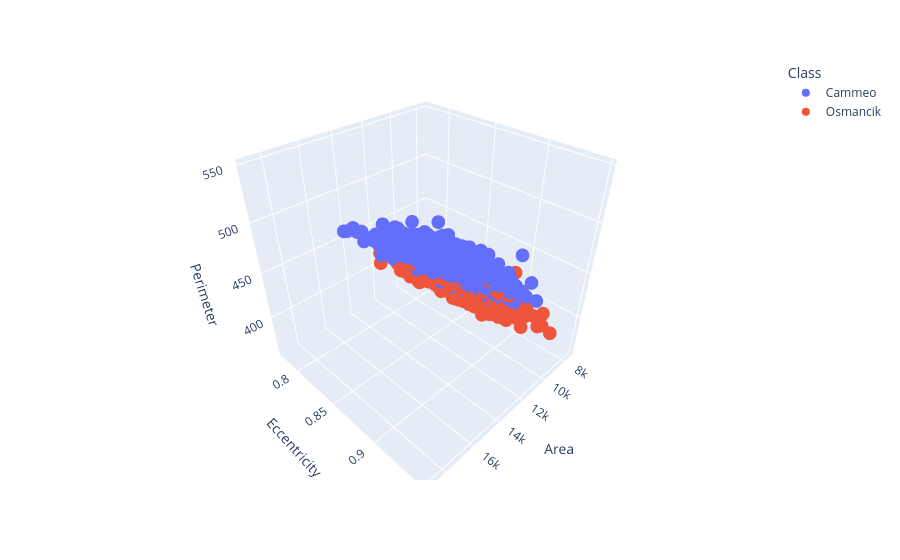

Notebook code cell kept with this figure:
### Code cell
for x_axis_data, y_axis_data,z_axis_data in [
    ('Area', 'Eccentricity','Perimeter')
]:
  px.scatter_3d(rice_dataset, x=x_axis_data, y=y_axis_data,z=z_axis_data, color='Class').show()

### Figure 1 — Plotly figure (JSON) as saved in the notebook; plotly's stock layout.template omitted (floating-point values rounded to 4 significant figures; data arrays with more than 128 entries replaced by an {"elided": "..."} marker saying what was removed)
{"data": [{"hovertemplate": "Class=Cammeo<br>Area=%{x}<br>Eccentricity=%{y}<br>Perimeter=%{z}<extra></extra>", "legendgroup": "Cammeo", "marker": {"color": "#636efa", "symbol": "circle"}, "mode": "markers", "name": "Cammeo", "scene": "scene", "showlegend": true, "type": "scatter3d", "x": {"elided": "1630 int values"}, "y": {"elided": "1630 float values"}, "z": {"elided": "1630 float values"}}, {"hovertemplate": "Class=Osmancik<br>Area=%{x}<br>Eccentricity=%{y}<br>Perimeter=%{z}<extra></extra>", "legendgroup": "Osmancik", "marker": {"color": "#EF553B", "symbol": "circle"}, "mode": "markers", "name": "Osmancik", "scene": "scene", "showlegend": true, "type": "scatter3d", "x": {"elided": "2180 int values"}, "y": {"elided": "2180 float values"}, "z": {"elided": "2180 float values"}}], "layout": {"legend": {"title": {"text": "Class"}, "tracegroupgap": 0}, "margin": {"t": 60}, "scene": {"domain": {"x": [0, 1], "y": [0, 1]}, "xaxis": {"title": {"text": "Area"}}, "yaxis": {"title": {"text": "Eccentricity"}}, "zaxis": {"title": {"text": "Perimeter"}}}}}
